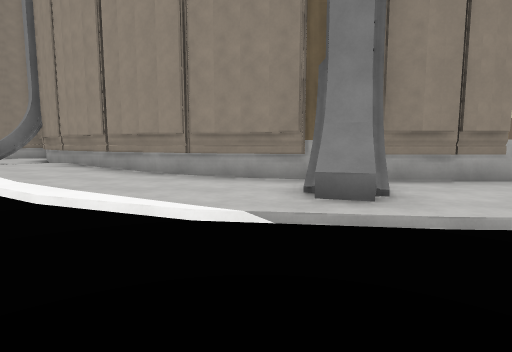
View 1 (above)

16 first-person views from a walk through a Godot game level. The camera is 1.4 m above the floor, tilts 6° down and sees 80° across. The floor is counted in squares, 2 m on a side. Each view is taken from the middle of a square. On the plan, view 1 faces up. The plan holds only what a view shows up to about 10 squares ahead; the rest is blank. The place goes on beyond the plan.

View 2
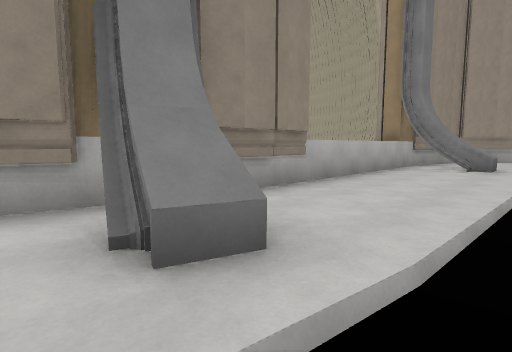

View 3
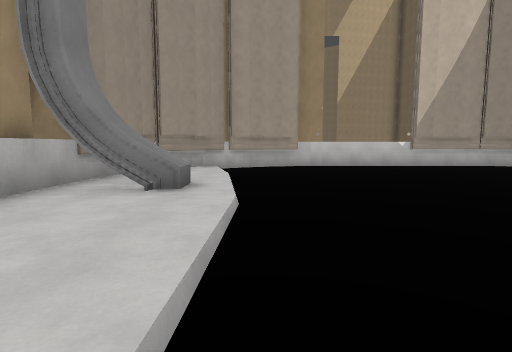

View 4
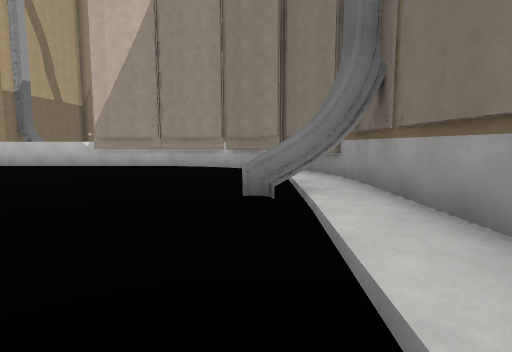

View 5
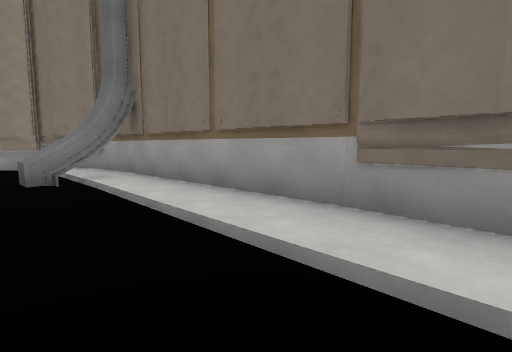

View 6
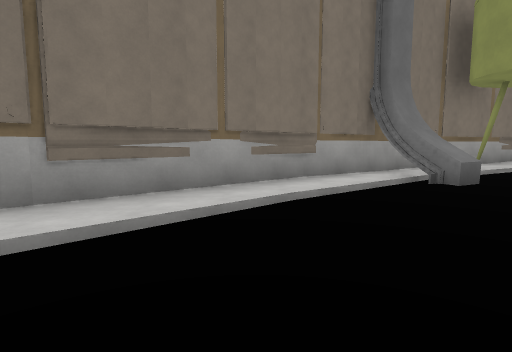

View 7
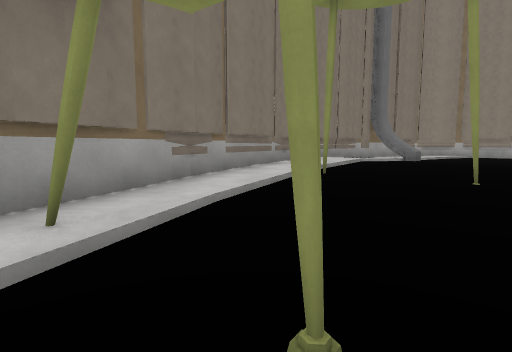

View 8
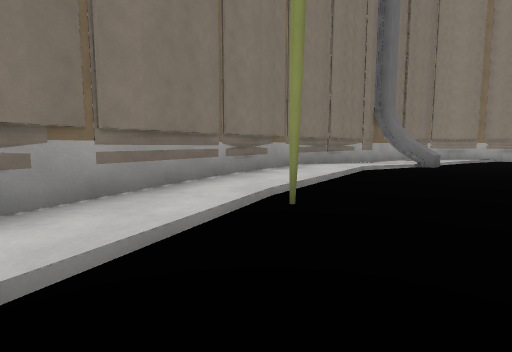

View 9
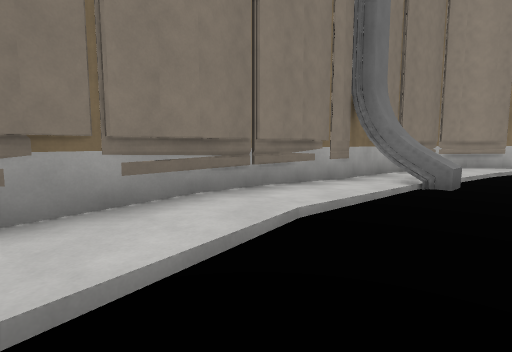

View 10
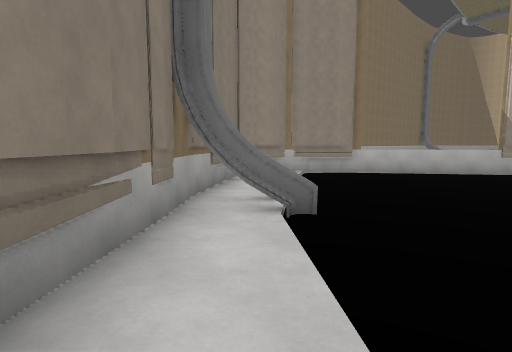

View 11
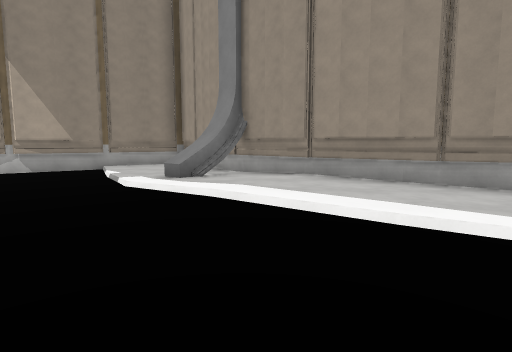

View 12
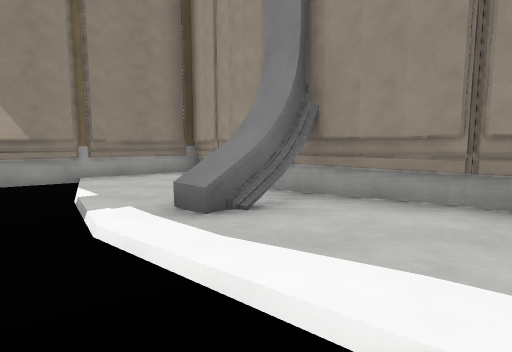

View 13
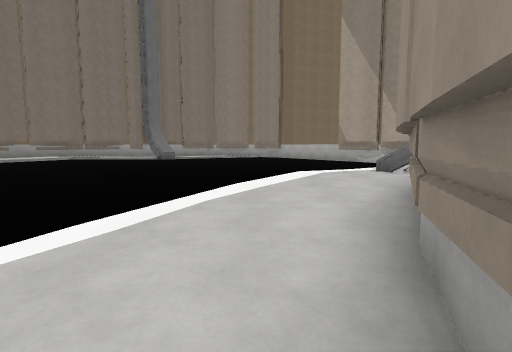

View 14
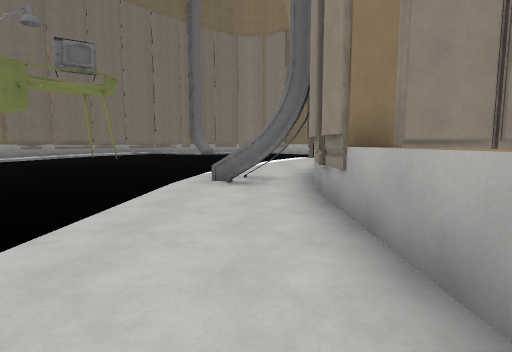

View 15
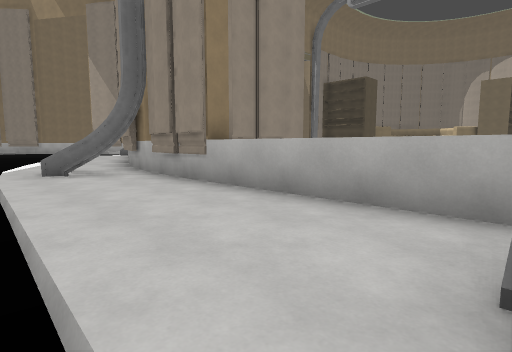

View 16
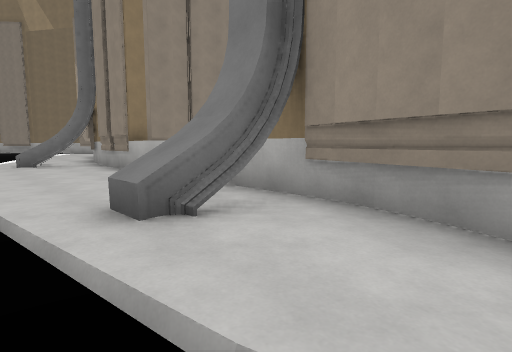

### Floor plan
Key: @ floor where view 1 was taken; # wall or solid block; . main floor; : floor 0.25 m higher than the main floor; - floor 0.25 m lower than the main floor; / step, stairs or slope; = window, fence, low wall or low ledge; ^ raised ledge.
Columns run from 19 left of view 1 to 14 right of it. Each row starts with its distance up from view 1.
 11       ######
 10       #- -.###
  9     ##   -/=###       #
  8   ##      /==.##     ##
  7  ##       -/.::###   ##
  6 #           /::..######
  5 #           ../.....####^^^^###
  4 #/            .//...#......^####
  3 #/              -//........^...##
  2 #./          .     -------//--- ##
  1 ##./                            -#
  0  #.#-              @             #
 -1  ##.//                           #
 -2   ##.:/                          #
 -3    ##::/ .                       #
 -4     ###:/.                       #
 -5       ##::#. -                   #
 -6        ###://--#-      -        -#
 -7          ###.//--^   -          ##
 -8            ####  ^//----   ^/  ##
 -9                ###.........#..##
-10                  ##############

Where each view was taken, in squares from view 1:
view 1: 0 up, 0 right, facing up
view 2: 2 up, 0 right, facing up-right
view 3: 2 up, 4 right, facing right
view 4: 8 down, 4 right, facing right
view 5: 7 down, 2 right, facing down-right
view 6: 6 down, 4 right, facing down-left
view 7: 6 down, 3 left, facing left
view 8: 5 down, 6 left, facing left
view 9: 3 down, 10 left, facing left
view 10: 3 down, 13 left, facing up-left
view 11: 2 up, 6 left, facing up
view 12: 5 up, 7 left, facing up
view 13: 5 up, 0 right, facing left
view 14: 4 up, 7 right, facing left
view 15: 2 up, 8 right, facing up-left
view 16: 2 up, 11 right, facing up-left
